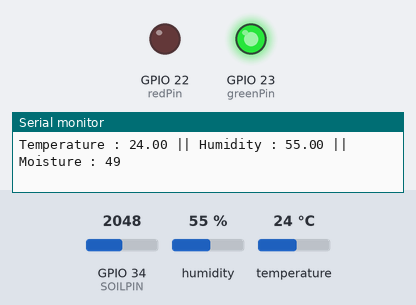
Bench run of a sketch on a simulated ESP32. On the bench: output pins drawn as LEDs (lit = HIGH), the last lines printed to the serial monitor. The inputs (shaded band) are chosen by the test bench; at power-on: humidity 55 %, GPIO 34 (SOILPIN) = 2048, temperature 24 °C. WiFi joins after 1.5 s; servers stay silent unless stated.

Above: at 3.0 s.
3.1 s: humidity set to 59 %
5.0 s: humidity set to 62 %
At 7.0 s:
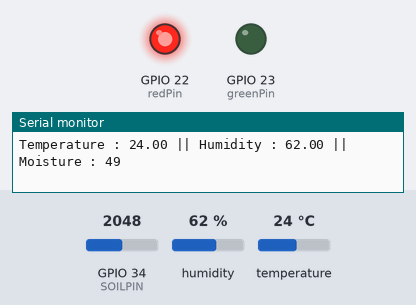
7.3 s: humidity set to 22 %
At 8.4 s:
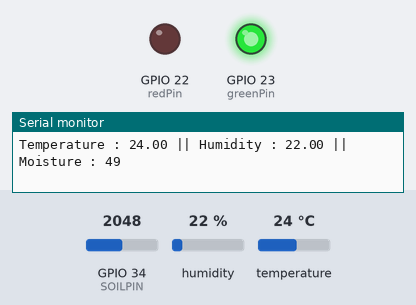
9.3 s: humidity set to 68 %
At 10.8 s:
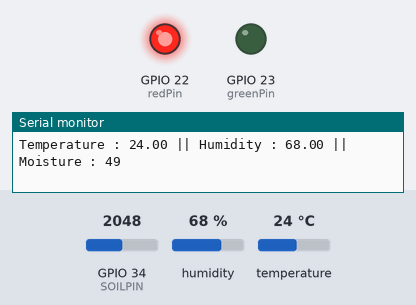
Timing chart, 0 to 12.3 s (numbered marks = the images above; inputs shaded):
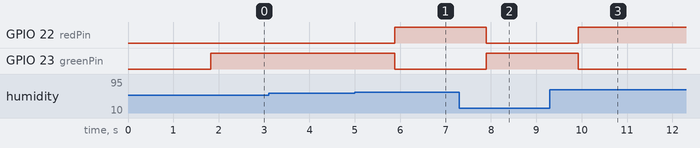

Measured:
- the behaviour switches between 60 and 61 % on humidity (found by bisection; images 0 and 1)
- after the input at 5.0 s, GPIO 22 (redPin): LOW → HIGH after 0.87 s; GPIO 23 (greenPin): HIGH → LOW after 0.87 s
- after the input at 7.3 s, GPIO 22 (redPin): HIGH → LOW after 0.60 s; GPIO 23 (greenPin): LOW → HIGH after 0.60 s
- after the input at 9.3 s, GPIO 22 (redPin): LOW → HIGH after 0.62 s; GPIO 23 (greenPin): HIGH → LOW after 0.62 s

The sketch:

DHT11_ESP32.ino
```cpp
#define BLYNK_TEMPLATE_ID "TMPLmmujQfDh"
#define BLYNK_DEVICE_NAME "DHT11"
#define BLYNK_AUTH_TOKEN "lU0C24qtH-gU4gnBnqbYPip7lwhKO9HZ"

#define BLYNK_PRINT Serial
#include <WiFi.h>
#include <WiFiClient.h>
#include <BlynkSimpleEsp32.h>

#include <DHT.h>

char auth[] = BLYNK_AUTH_TOKEN;
char ssid[] = "Home";
char pass[] = "02101967";

BlynkTimer timer;

#define DHTPIN 21
#define DHTTYPE DHT11

DHT dht(DHTPIN, DHTTYPE);

#define SOILPIN 34
int greenPin = 23;
int redPin = 22;

void sendSensor() {
  float hum = dht.readHumidity();
  float temp = dht.readTemperature();
  int moist = analogRead(SOILPIN);
  int moist_map = map(moist, 4095, 0, 0, 100);
  if (isnan(hum) || isnan(temp) || isnan(moist)){
    Serial.println("Failed to read from DHT Sensor");
    return;
  }
  //You can send any value at any time
  //Please don't send more than 10 values at any time

  Blynk.virtualWrite(V0, temp);
  Blynk.virtualWrite(V1, hum);
  Blynk.virtualWrite(V2, moist_map);
  Serial.print("Temperature : ");
  Serial.print(temp);
  Serial.print(" || Humidity : ");
  Serial.print(hum);
  Serial.print(" || Moisture : ");
  Serial.println(moist_map);
}

void setup() {
  Serial.begin(115200);
  Blynk.begin(auth, ssid, pass);
  dht.begin();
  timer.setInterval(100L, sendSensor);
  pinMode(greenPin, OUTPUT);
  pinMode(redPin, OUTPUT);
}

void loop(){
  Blynk.run();
  timer.run();
  float temper = dht.readTemperature();
  float humi = dht.readHumidity();
  int moisture = analogRead(SOILPIN);
  int moisture_map = map(moisture, 4095, 0, 0, 100);
  if (isnan(humi) || isnan(temper) || isnan(moisture)){
    Serial.println("Failed to read from DHT Sensor");
    return;
  }
  else if(humi > 60 || moisture_map < 10 || temper > 45){
    digitalWrite(redPin, HIGH);
    digitalWrite(greenPin, LOW);
  }
  else{
    digitalWrite(greenPin, HIGH);
    digitalWrite(redPin, LOW);
  }
}
```
